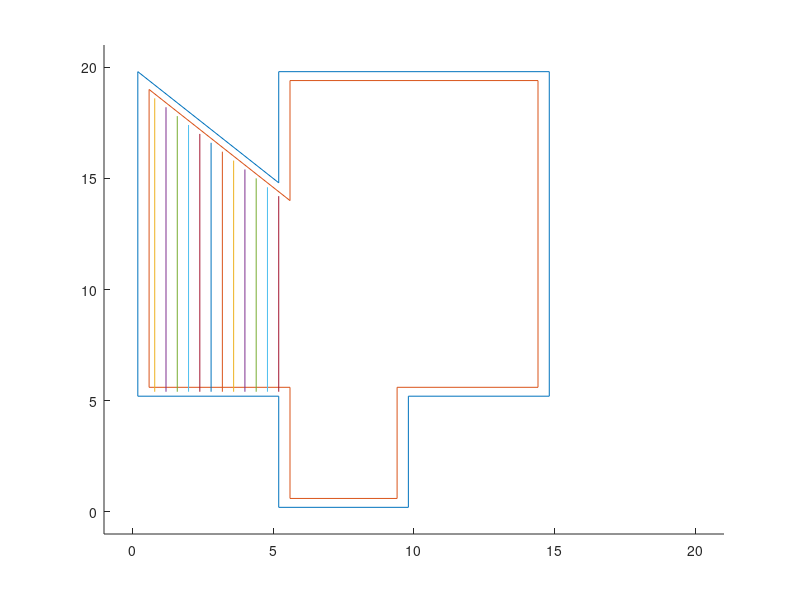

Source code (MATLAB):
clear
clc

%% Initialization




%% Test Initial Shape
clear
clc
close all

noz = 0.4;

x = [0.2 0.2 5.2 5.2 14.8 14.8 9.8 9.8 5.2 5.2 0.2];
y = [5.2 19.8 14.8 19.8 19.8 5.2 5.2 0.2 0.2 5.2 5.2];

xdiff = max(x)-min(x);
ydiff = max(y)-min(y);

x2 = [];
y2 = [];
x3 = [];
y3 = [];


for i = 1:length(x)
   xref = x(i);
   yref = y(i);
   enter = 1;
   if xref == 0.2 && yref == 19.8 || xref == 5.2 && yref == 14.8
       x2 = [x2 xref+noz];
       y2 = [y2 yref-0.8];
       enter = 0;
   elseif xref <= xdiff/2
       x2 = [x2 xref+noz];
   else
       x2 = [x2 xref-noz];
   end
   if enter == 1
        if yref <= ydiff/2
            y2 = [y2 yref+noz];
        else
            y2 = [y2 yref-noz];
        end
   end
end

% x2 = [0.2 0.2 5.2 5.2 14.8 14.8 9.8 9.8 5.2 5.2 0.2];
% y2 = [5.2 19.5 14.5 19.8 19.8 5.2 5.2 0.2 0.2 5.2 5.2];
% x3 = [0.4 0.4 5.4 5.4 14.6 14.6 9.6 9.6 5.4 5.4 0.4];
% y3 = [5.4 19 14 19.6 19.6 5.4 5.4 0.4 0.4 5.4 5.4];
len = length(x);
x2store = [];
y2store = [];

% for i = 1:len
%     xcomp = x(i);
%     ycomp = y(i);
%     nozzle = 0.2;
% 
%     if xcomp - nozzle < min(x)
%         x2comp = xcomp + nozzle;
%     elseif xcomp + nozzle > max(x)
%         x2comp = xcomp - nozzle;
%     else
%         x2comp = xcomp + nozzle;
%     end
%     
%     if ycomp - nozzle < min(y)
%         y2comp = ycomp + nozzle;
%     elseif ycomp + nozzle > max(y)
%         y2comp = ycomp - nozzle;
%     else
%         y2comp = ycomp + nozzle;
%     end
% x2store = [x2store x2comp];
% y2store = [y2store y2comp];
% end
pstore = [];

for n = 1:10
    if x(n+1)-x(n) == 0
        p = 1;
    end
    p = polyfit([x(n+1) x(n)],[y(n+1) y(n)],1);
    pstore = [pstore ; p]
end

% for k = 0.2:0.2:50
%     infill = -x + k
%     func1 =




zstore = [];
mult = 0;
for i = 0.2:0.2:10
    mult = 1 + mult;
    z = [];
    for j = 1:len
        zcomp = 0.2*mult;
        z = [z zcomp];
    end
zstore = [zstore ; z];
end

% figure
% plot3(x,y,zstore,x2,y2,zstore,x3,y3,zstore)
% xlim([-1 21])
% ylim([-1 21])
% zlim([0 11])

figure
hold on
plot(x,y)
plot(x2,y2)
%plot(x3,y3)
%plot(xref,yref)
xlim([-1 21])
ylim([-1 21])


% xvec = min(x2):0.2:max(x2)
% yvec = min(y2):0.2:max(y2)
% figure
% hold on
% for i = 1:73
%     plot(xvec(i+1),yvec(i+1),xvec(i),yvec(i))
% end

vec1 = linspace(0.4,5.4,round(5/0.4));%[0.4:0.4:5.4];
vec2 = linspace(5.4,10.4,round(5/0.4));%[5.4:0.4:10.4];

vec3 = linspace(5.4,9.6,round((9.6-5.4)/0.4));%[5.4:0.4:9.6];
vec4 = linspace(0.4,5.4,round((5.4-0.4)/0.4));%[0.4:0.4:5.4];

% vec5 = [5.4:0.4:9.6];
% vec6 = [0.4:0.4:5.6];
% 
% for i = 1:length(vec1)-1
%     plot([vec1(i+1) vec1(1)],[vec2(1) vec2(i+1)])
% end
% 
% for i = 1:length(vec3)-1
%     plot([vec3(i+1) vec3(1)],[vec4(1) vec4(i+1)])
% end
% 
% for i = 1:length(vec5)-1
%     plot([vec5(i+1) vec5(1)],[vec6(1) vec6(i+1)])
% end
% % plot([0.4 0.2],[5.2 5.4])
% 
% startx = 0.8;
% starty = 5.8;

% vec1 = [0.4:0.4:5.4];
% m = (14-19)/(5.4-0.4)
% b = 40;
% vec2 = m.*vec1 +b;

x1y1 = [0.4 19];
x2y2 = [5.4 14];
v = x2y2 - x1y1
n = sqrt((5.4-0.4)^2+(14-19)^2)
u = v/n
pstore = [];

dist = 4.8/12/sind(45);

for i = 1:12
    p1 = [0.4 19] + dist*i*[u(1) u(2)]
    pstore = [pstore ; p1];
    if i == 1
        %plot([x1y1(1) p1(1)],[x1y1(2) p1(2)])
    else
      % plot([pstore(i-1,1) p1(1)],[pstore(i-1,2) p1(2)]) 
    end
end

line = 5.4;

for i = 1:12
     plot([pstore(i,1) pstore(i,1)],[line pstore(i,2)])
 end
